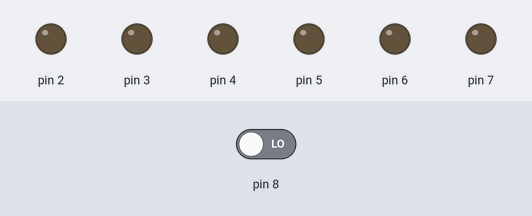
The sketch below on a simulated Arduino Uno, built with avr-gcc and run on an emulated ATmega328P. Shown: output pins drawn as LEDs (lit = HIGH). Dashed ring = blinking. Inputs (shaded band) come from the test bench; at power-on: pin 8 LOW.

Above: at 1.2 s.
1.3 s: pin 8 driven HIGH
At 1.8 s:
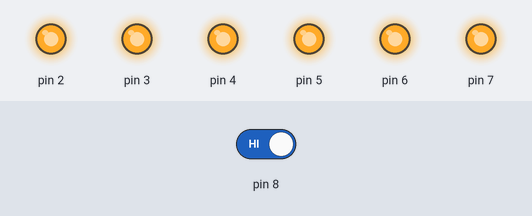
2.8 s: pin 8 driven LOW
At 2.95 s:
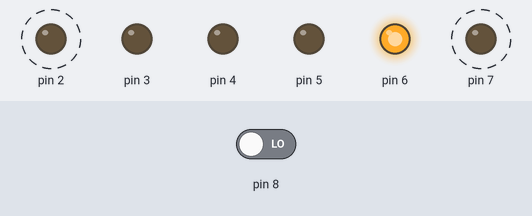
At 3.35 s:
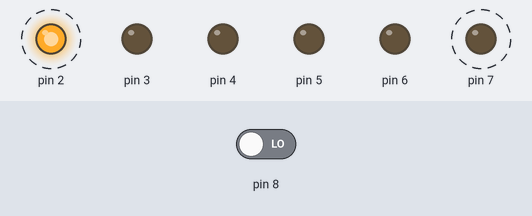
Timing chart, 0 to 11.8 s (numbered marks = the images above; inputs shaded):
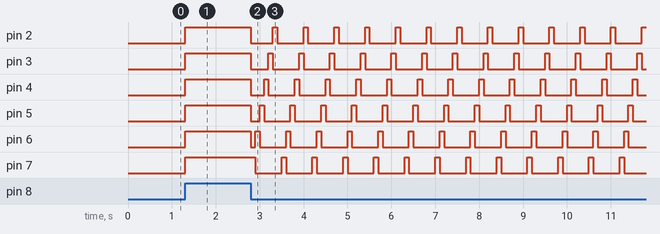

Measured:
- after the input at 1.3 s, pin 2–7: LOW → HIGH at once
- after the input at 2.8 s, pin 2: alternates HIGH for 0.10 s and LOW for 0.60 s, starting at once; pin 3–6: HIGH → LOW at once, then repeats every 0.70 s: HIGH 0.10 s, LOW 0.60 s; pin 7: alternates HIGH for 0.10 s and LOW for 0.60 s, starting after 0.10 s

The sketch:

ir_interrupts.ino
```cpp
//This will be the interval for how much we increment delay
#define INTERVAL 10

//This is going to specify how our LEDS should behave
uint8_t LED_PATTERN;

// This will let us know which LEDs are lit
uint8_t LED_STATE;

volatile uint8_t delayTime;

boolean incomingSignal;

unsigned long prevMillis = 0;

void myTimer() {
  unsigned long currMillis = millis();
  while ((currMillis - prevMillis) < delayTime) {
    currMillis = millis();
  }
  prevMillis = currMillis;
}


void loopMode() {
  switch(LED_STATE) {
    case 0b000000:
      LED_STATE = 0b100000;
      break;
    case 0b100000:
      LED_STATE = 0b010000;
      break;
    case 0b010000:
      LED_STATE = 0b001000;
      break;
    case 0b001000:
      LED_STATE = 0b000100;
      break;
    case 0b000100:
      LED_STATE = 0b000010;
      break;
    case 0b000010:
      LED_STATE = 0b000001;
      break;
    case 0b000001:
      LED_STATE = 0b000000;
      break;
    default:
      LED_STATE = 0b100000;
  }
}

ISR (PCINT0_vect) {
  incomingSignal = true;
}

void setPattern() {
  //LED_PATTERN = (LED_PATTERN == 3) ? 0 : 3;
  switch (LED_PATTERN) {
    case 0:
      LED_PATTERN = 1;
      break;
    case 1:
      LED_PATTERN = 2;
      break;
    case 2:
      LED_PATTERN = 0;
      break;
  }
  incomingSignal = false;
}

void setup() {
  // put your setup code here, to run once:
  LED_PATTERN = 0;
  LED_STATE = 0;
  //set the digital pins 2-7 to outputs
  DDRD = DDRD  | 0b11111100;

  //making sure that digital pin 8 is an input
  DDRB = DDRB & 0b111110;

  delayTime = 100;

  //setting the first bit PCIE0 on to enable PCINT0
  PCICR = PCICR | 0b1;

  //making sure that the Digital pin 8 throws interrupt
  PCMSK0 = PCMSK0 | 0b1;

  incomingSignal = false;
}

void loop() {
  /*
   * put if statment like if need to increment interval
   * or something like that put that here
   *
   * we will set the stuff for this if statment with the led
   * patten case statement
   */
  if (incomingSignal) {
    setPattern();
  }

  switch (LED_PATTERN)
  {
    case 0:
      LED_STATE = 0b000000;
      break;
    case 1:
      LED_STATE = 0b111111;
      break;
    case 2:
      loopMode();
      break;
    default:
      LED_STATE = 0b111111;
      LED_PATTERN = 0;
      break;
  }
  //because 0 and 1 are not being used
  PORTD = LED_STATE << 2;

  myTimer();
}
```
